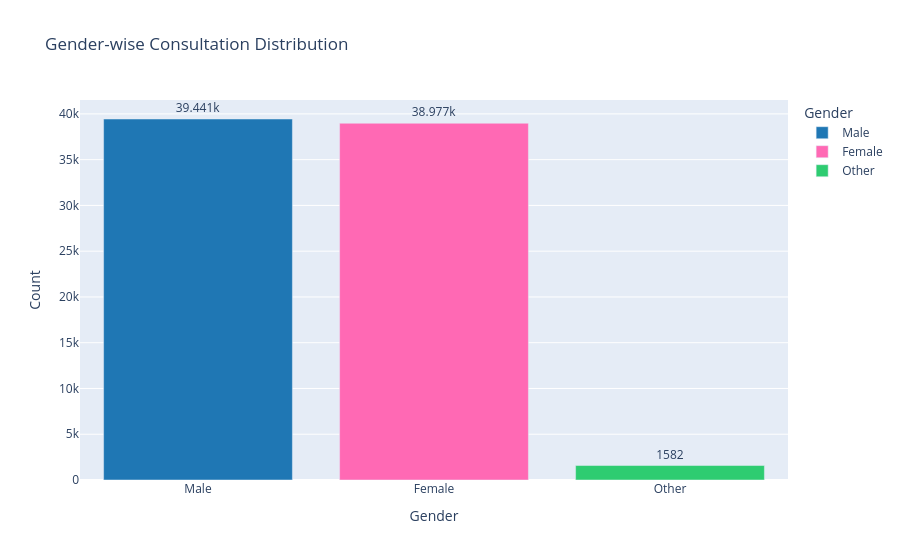
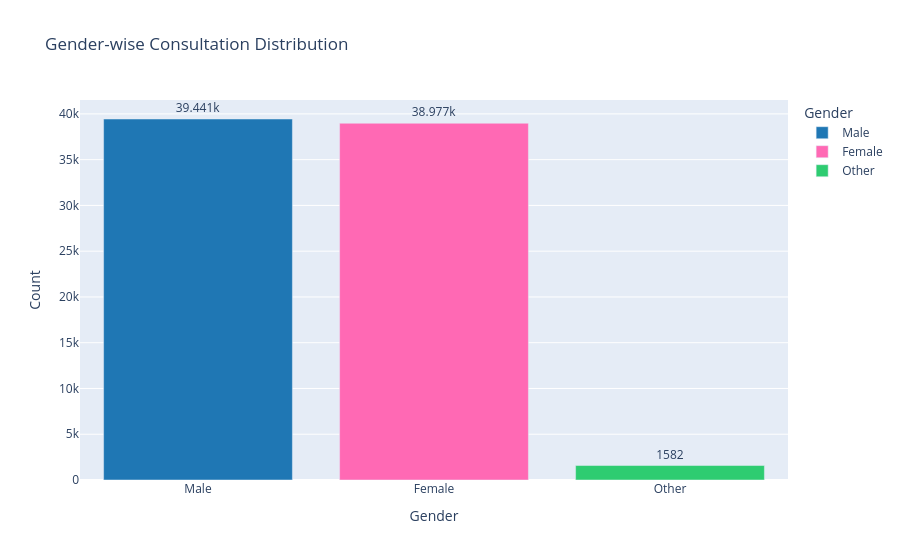

Write notebook code for charts like these, in order.
### Code cell
fig = px.bar(df, x = 'Diabetes', y = 'Patient_ID', title = 'Diabetes Consultation Distrubtion'),
import plotly.express as px

gender_counts = df["Gender"].value_counts().reset_index()
gender_counts.columns = ["Gender", "Count"]

fig = px.bar(
    gender_counts,
    x="Gender",
    y="Count",
    color="Gender",
    title="Gender-wise Consultation Distribution",
    text_auto=True,
    color_discrete_map={
        "Male": "#1f77b4",
        "Female": "#ff69b4",
        "Other": "#2ecc71"
    }
)

fig.update_traces(textposition="outside")

fig.show()
fig.show()

### Figure 1 — Plotly figure (JSON) as saved in the notebook; plotly's stock layout.template omitted (floating-point values rounded to 4 significant figures)
{"data": [{"hovertemplate": "Gender=%{x}<br>Count=%{y}<extra></extra>", "legendgroup": "Male", "marker": {"color": "#1f77b4", "pattern": {"shape": ""}}, "name": "Male", "orientation": "v", "showlegend": true, "textposition": "outside", "texttemplate": "%{y}", "type": "bar", "x": ["Male"], "xaxis": "x", "y": [39441], "yaxis": "y"}, {"hovertemplate": "Gender=%{x}<br>Count=%{y}<extra></extra>", "legendgroup": "Female", "marker": {"color": "#ff69b4", "pattern": {"shape": ""}}, "name": "Female", "orientation": "v", "showlegend": true, "textposition": "outside", "texttemplate": "%{y}", "type": "bar", "x": ["Female"], "xaxis": "x", "y": [38977], "yaxis": "y"}, {"hovertemplate": "Gender=%{x}<br>Count=%{y}<extra></extra>", "legendgroup": "Other", "marker": {"color": "#2ecc71", "pattern": {"shape": ""}}, "name": "Other", "orientation": "v", "showlegend": true, "textposition": "outside", "texttemplate": "%{y}", "type": "bar", "x": ["Other"], "xaxis": "x", "y": [1582], "yaxis": "y"}], "layout": {"barmode": "relative", "legend": {"title": {"text": "Gender"}, "tracegroupgap": 0}, "title": {"text": "Gender-wise Consultation Distribution"}, "xaxis": {"anchor": "y", "categoryarray": ["Male", "Female", "Other"], "categoryorder": "array", "domain": [0, 1], "title": {"text": "Gender"}}, "yaxis": {"anchor": "x", "domain": [0, 1], "title": {"text": "Count"}}}}

### Figure 2 — Plotly figure (JSON) as saved in the notebook; plotly's stock layout.template omitted (floating-point values rounded to 4 significant figures)
{"data": [{"hovertemplate": "Gender=%{x}<br>Count=%{y}<extra></extra>", "legendgroup": "Male", "marker": {"color": "#1f77b4", "pattern": {"shape": ""}}, "name": "Male", "orientation": "v", "showlegend": true, "textposition": "outside", "texttemplate": "%{y}", "type": "bar", "x": ["Male"], "xaxis": "x", "y": [39441], "yaxis": "y"}, {"hovertemplate": "Gender=%{x}<br>Count=%{y}<extra></extra>", "legendgroup": "Female", "marker": {"color": "#ff69b4", "pattern": {"shape": ""}}, "name": "Female", "orientation": "v", "showlegend": true, "textposition": "outside", "texttemplate": "%{y}", "type": "bar", "x": ["Female"], "xaxis": "x", "y": [38977], "yaxis": "y"}, {"hovertemplate": "Gender=%{x}<br>Count=%{y}<extra></extra>", "legendgroup": "Other", "marker": {"color": "#2ecc71", "pattern": {"shape": ""}}, "name": "Other", "orientation": "v", "showlegend": true, "textposition": "outside", "texttemplate": "%{y}", "type": "bar", "x": ["Other"], "xaxis": "x", "y": [1582], "yaxis": "y"}], "layout": {"barmode": "relative", "legend": {"title": {"text": "Gender"}, "tracegroupgap": 0}, "title": {"text": "Gender-wise Consultation Distribution"}, "xaxis": {"anchor": "y", "categoryarray": ["Male", "Female", "Other"], "categoryorder": "array", "domain": [0, 1], "title": {"text": "Gender"}}, "yaxis": {"anchor": "x", "domain": [0, 1], "title": {"text": "Count"}}}}
